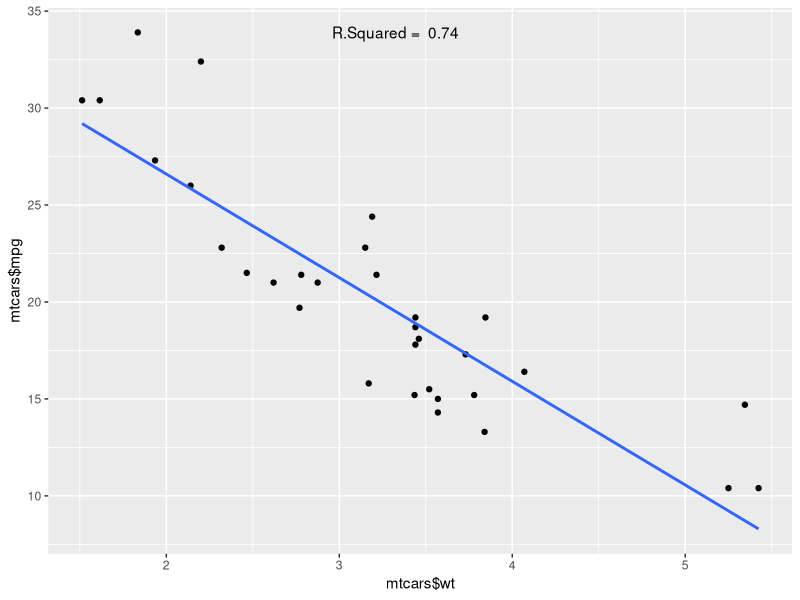

Reproduce this figure in R.
##----------------------------RELATION PLOT---------------------------------------
# a scater plot of the relation between two variables
# the linear model between this relationship
# the Adjusted R-Squared coefficient

data(mtcars)
head(mtcars)

relation.plot <- function(x, y) {
    require(ggplot2)
    qplot(x, y, xlab = deparse(substitute(x)), ylab = deparse(substitute(y))) +
        stat_smooth(method="lm", se = FALSE) +
        annotate("text",
                 x = median(x),
                 y = max(y),
                 label = paste("R.Squared = ",
                               round(summary(lm(y~x))$adj.r.squared, 2)))
}

relation.plot(mtcars$wt, mtcars$mpg)
